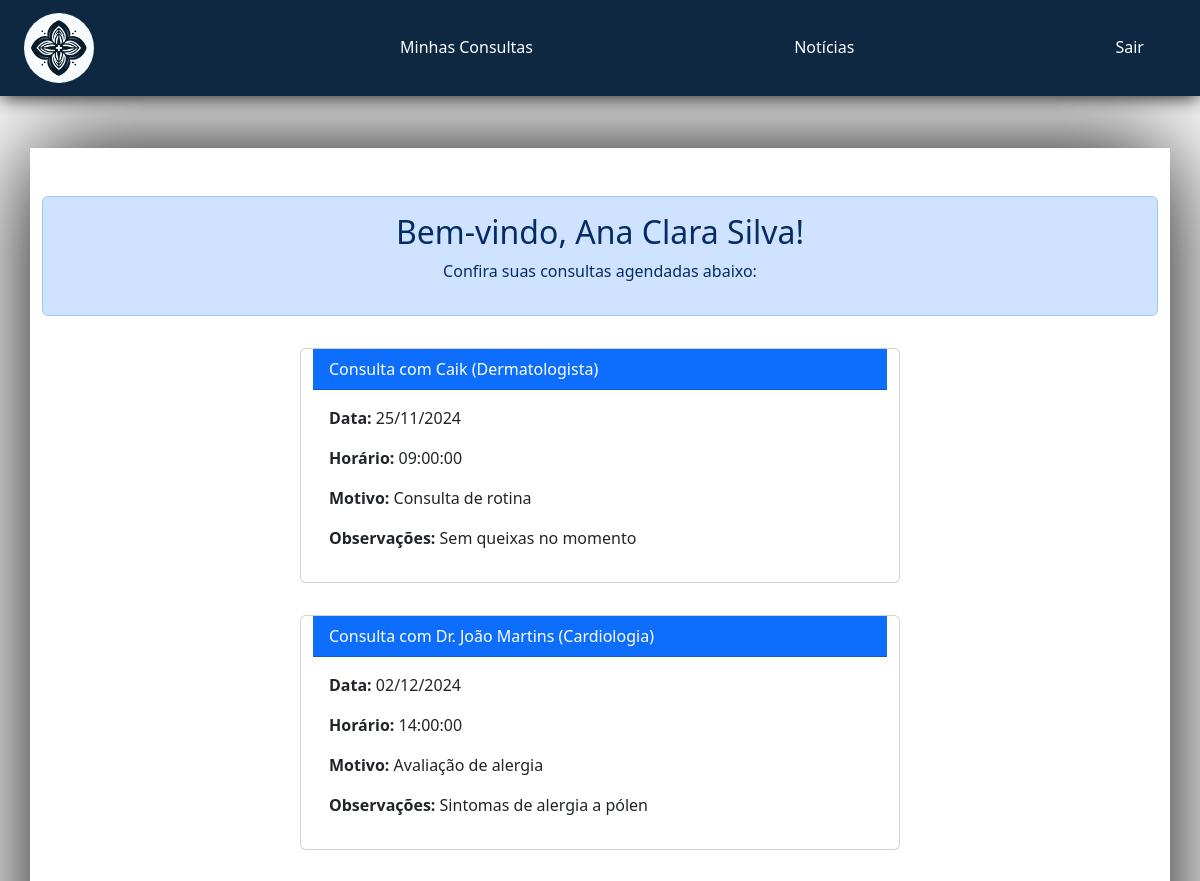
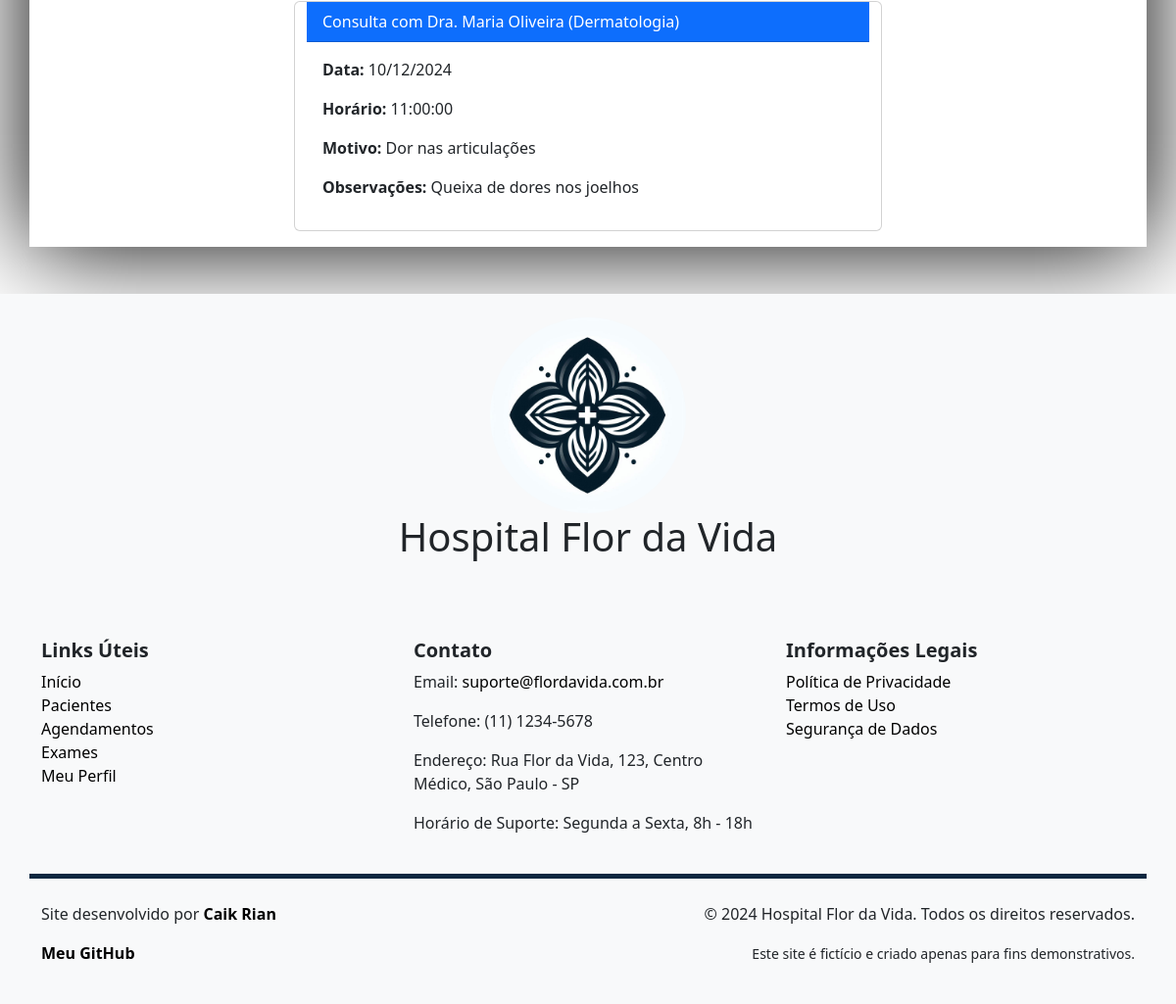
Screenshot of /pages/saudacao_paciente.php (signed in) with the database file from the repository (2 pictures, top to bottom).
### tables this page shows
CREATE TABLE `pacientes` (
  `id` int(11) NOT NULL,
  `nome_completo` varchar(255) NOT NULL,
  `data_nascimento` date NOT NULL,
  `genero` enum('mulher_cis','homem_cis','mulher_trans','homem_trans','não_binário','outro','prefiro_nao_informar') NOT NULL,
  `cpf` char(14) NOT NULL,
  `telefone` varchar(15) NOT NULL,
  `email` varchar(255) NOT NULL,
  `historico_medico` text DEFAULT NULL,
  `mensagem` text NOT NULL,
  `data_registro` timestamp NOT NULL DEFAULT current_timestamp(),
  `senha_paciente` varchar(255) NOT NULL
);

CREATE TABLE `consultas` (
  `id_consulta` int(11) NOT NULL,
  `id_paciente` int(11) NOT NULL,
  `id_medico` int(11) NOT NULL,
  `data_consulta` date NOT NULL,
  `horario_consulta` time NOT NULL,
  `motivo_consulta` text DEFAULT NULL,
  `observacoes` text DEFAULT NULL,
  `status` enum('Agendada','Realizada','Cancelada') DEFAULT 'Agendada',
  `data_registro` timestamp NOT NULL DEFAULT current_timestamp()
);

CREATE TABLE `medicos` (
  `id` int(11) NOT NULL,
  `nome_completo` varchar(255) NOT NULL,
  `crm` varchar(20) NOT NULL,
  `especialidade` varchar(100) NOT NULL,
  `genero` enum('mulher_cis','homem_cis','mulher_trans','homem_trans','não_binário','outro','prefiro_nao_informar') NOT NULL,
  `telefone` varchar(15) NOT NULL,
  `email` varchar(255) NOT NULL,
  `horario_atendimento` varchar(255) NOT NULL,
  `data_registro` timestamp NOT NULL DEFAULT current_timestamp(),
  `senha_medico` varchar(255) NOT NULL
);

### pages/saudacao_paciente.php (the view, shortened to what this page needs)
<?php
include('../assets/controller/db_conexao.php');
$cpf = $_SESSION['cpf'];
$sqlPaciente = "SELECT nome_completo, id FROM pacientes WHERE cpf = ?";
$stmtPaciente = $conn->prepare($sqlPaciente);
$stmtPaciente->bind_param("s", $cpf);
$stmtPaciente->execute();
$resultPaciente = $stmtPaciente->get_result();
$paciente = $resultPaciente->fetch_assoc();
$pacienteId = $paciente['id'];
$sqlConsultas = "
    SELECT consultas.data_consulta, consultas.horario_consulta, consultas.motivo_consulta, consultas.observacoes,
           medicos.nome_completo AS medico_nome, medicos.especialidade
    FROM consultas
    INNER JOIN medicos ON consultas.id_medico = medicos.id
    WHERE consultas.id_paciente = ?
    ORDER BY consultas.data_consulta ASC
";
$stmtConsultas = $conn->prepare($sqlConsultas);
$stmtConsultas->bind_param("i", $pacienteId);
$stmtConsultas->execute();
$resultConsultas = $stmtConsultas->get_result();
$consultas = $resultConsultas->fetch_all(MYSQLI_ASSOC);
?>
<!DOCTYPE html>
<html lang="pt-BR">
<head>
    <link rel="stylesheet" href="../assets/css/style.css">
    <link href="https://cdn.jsdelivr.net/npm/bootstrap@5.3.0/dist/css/bootstrap.min.css" rel="stylesheet">
</head>
<body>
    <nav class="navbar navbar-expand-lg navbar-light fs-6 pe-5 fixed-top color">
        <a class="navbar-brand ms-4 me-5" href="#">
            <img src="../assets/img/_a4fe6667-c233-41ab-a6a9-264c97b17558.jpeg" alt="Hospital Flor da Vida" class="img-fluid" width="70">
        </a>
        <div class="collapse navbar-collapse" id="navbarNav">
            <ul class="navbar-nav d-flex justify-content-between w-100">
                <li class="nav-item"><a class="nav-link" href="#">Minhas Consultas</a></li>
                <li class="nav-item"><a class="nav-link" href="#">Notícias</a></li>
                <li class="nav-item"><a class="nav-link" href="../index.php">Sair</a></li>
            </ul>
        </div>
    </nav>
    <div class="container mt-5 pt-5" id="custom_container">
        <div class="alert alert-primary text-center" role="alert">
            <h2>Bem-vindo, <?= htmlspecialchars($paciente['nome_completo']); ?>!</h2>
            <p>Confira suas consultas agendadas abaixo:</p>
        </div>
        <?php if (empty($consultas)): ?>
            <div class="alert alert-warning text-center">Você não possui consultas agendadas no momento.</div>
        <?php else: ?>
            <div class="row justify-content-center">
                <?php foreach ($consultas as $consulta): ?>
                    <div class="card m-3" style="max-width: 600px;">
                        <div class="card-header bg-primary text-white" style="border-radius: 0">
                            Consulta com <?= htmlspecialchars($consulta['medico_nome']); ?> (<?= htmlspecialchars($consulta['especialidade']); ?>)
                        </div>
                        <div class="card-body">
                        <p><strong>Data:</strong> <?= date("d/m/Y", strtotime($consulta['data_consulta'])); ?></p>
                            <p><strong>Horário:</strong> <?= htmlspecialchars($consulta['horario_consulta']); ?></p>
                            <p><strong>Motivo:</strong> <?= htmlspecialchars($consulta['motivo_consulta']); ?></p>
                            <p><strong>Observações:</strong> <?= htmlspecialchars($consulta['observacoes']); ?></p>
                        </div>
                    </div>
                <?php endforeach; ?>
            </div>
        <?php endif; ?>
    </div>
    <footer class="bg-light text-dark mt-5">
        <div class="container py-4">
            <div class="row justify-content-center mb-4">
                <div class="w-100 col-md-3 mb-5 text-center ">
                    <img src="../assets/img/_a4fe6667-c233-41ab-a6a9-264c97b17558.jpeg" alt="Logo do Hospital Flor da Vida" class="img-fluid" style="max-width: 200px;">
                    <h1>  Hospital Flor da Vida </h1>
                </div>
            </div>
            <div class="row g-4">
                <div class="col-md-4">
                    <h5 class="fw-bold">Links Úteis</h5>
                    <ul class="list-unstyled">
                        <li><a href="#">Início</a></li>
                        <li><a href="#">Pacientes</a></li>
                        <li><a href="#">Agendamentos</a></li>
                        <li><a href="#">Exames</a></li>
                        <li><a href="#">Meu Perfil</a></li>
                    </ul>
                </div>
                <div class="col-md-4">
                    <h5 class="fw-bold">Contato</h5>
                    <p>Email: <a href="mailto:suporte@flordavida.com.br">suporte@flordavida.com.br</a></p>
                    <p>Telefone: (11) 1234-5678</p>
                    <p>Endereço: Rua Flor da Vida, 123, Centro Médico, São Paulo - SP</p>
                    <p>Horário de Suporte: Segunda a Sexta, 8h - 18h</p>
                </div>
                <div class="col-md-4">
                    <h5 class="fw-bold">Informações Legais</h5>
                    <ul class="list-unstyled">
                        <li><a href="#">Política de Privacidade</a></li>
                        <li><a href="#">Termos de Uso</a></li>
                        <li><a href="#">Segurança de Dados</a></li>
                    </ul>
                </div>
            </div>
            <div class="row mt-4 align-items-center g-4">
                <div class="col-md-6">
                    <p>Site desenvolvido por <a href="https://meu-portfolio-pi-opal.vercel.app" target="_blank"><b>Caik Rian</b></a></p>
                    <p><a href="https://github.com/CaikRian" target="_blank"><b>Meu GitHub</b></a></p>
                </div>
                <div class="col-md-6 text-md-end">
                    <p>© 2024 Hospital Flor da Vida. Todos os direitos reservados.</p>
                    <p><small>Este site é fictício e criado apenas para fins demonstrativos.</small></p>
                </div>
            </div>
        </div>
    </footer>
</body>
</html>

### assets/css/style.css (style rules this page uses)
body { padding-top: 100px; background-image: url("../img/jonathan-borba-yQZkB9rbK7o-unsplash.jpg"); background-size: cover; background-attachment: fixed; background-position: center; transition: 0.5s; }
img { border-radius: 100%; }
nav { background-color: #0D2840; box-shadow: 0px 0px 20px #000000; }
#navbarNav { margin-left: 250px; }
.navbar-nav .nav-link { color: white; }
nav ul li { border-bottom: solid 2px rgba(0, 0, 0, 0); transition: 0.5s; }
#custom_container { background-color: rgba(255, 255, 255, 0.836); box-shadow: 0px 0px 100px 0px rgb(0, 0, 0); overflow: auto; white-space: nowrap ; }
footer a { text-decoration: none; color: black; }
.row.mt-4.align-items-center.g-4 { border-top: solid 5px #0D2840; }

### rows the page displays
pacientes: nome_completo "Ana Clara Silva"
consultas: id_medico.nome_completo "Caik", id_medico.especialidade "Dermatologista", data_consulta "25/11/2024", horario_consulta "09:00:00", motivo_consulta "Consulta de rotina", observacoes "Sem queixas no momento"
consultas: id_medico.nome_completo "Dr. João Martins", id_medico.especialidade "Cardiologia", data_consulta "02/12/2024", horario_consulta "14:00:00", motivo_consulta "Avaliação de alergia", observacoes "Sintomas de alergia a pólen"
consultas: id_medico.nome_completo "Dra. Maria Oliveira", id_medico.especialidade "Dermatologia", data_consulta "10/12/2024", horario_consulta "11:00:00", motivo_consulta "Dor nas articulações", observacoes "Queixa de dores nos joelhos"
